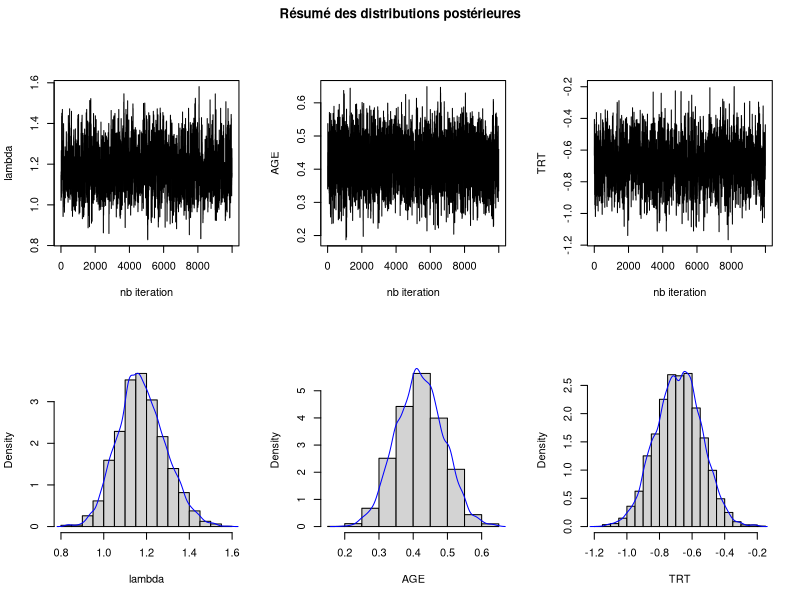
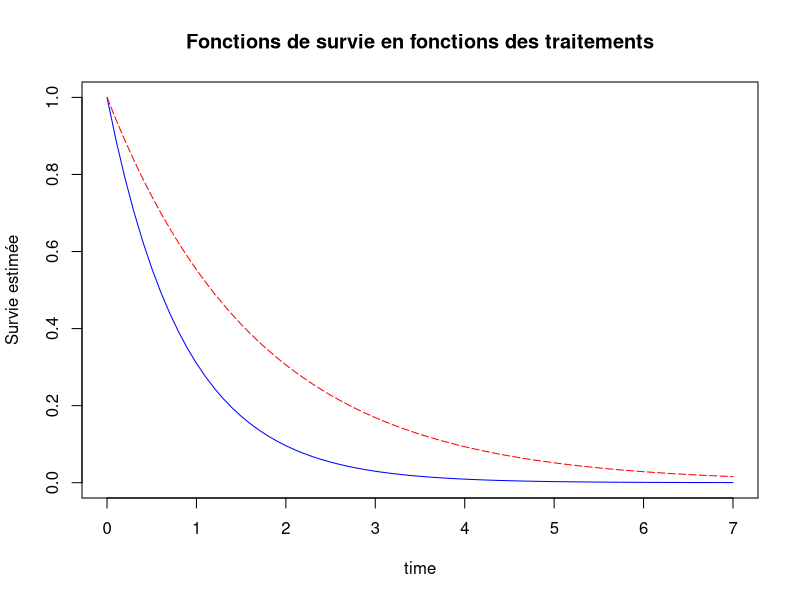
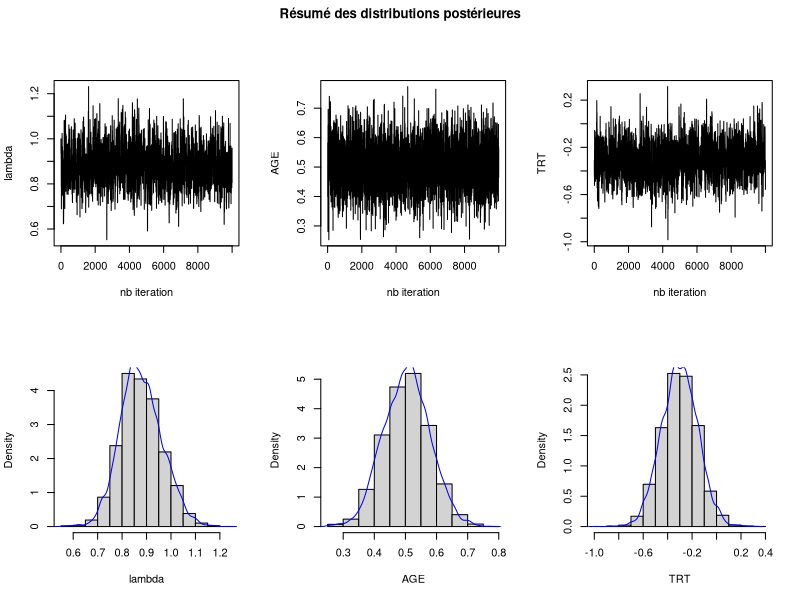
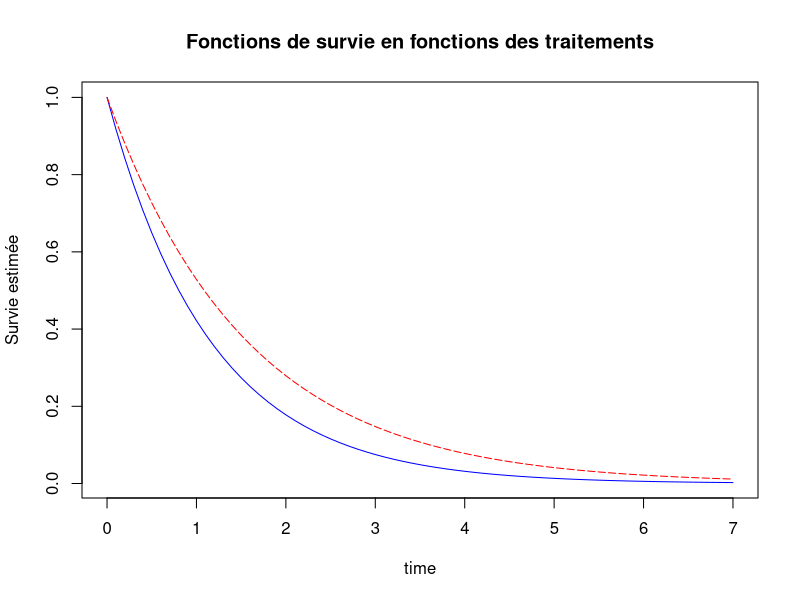
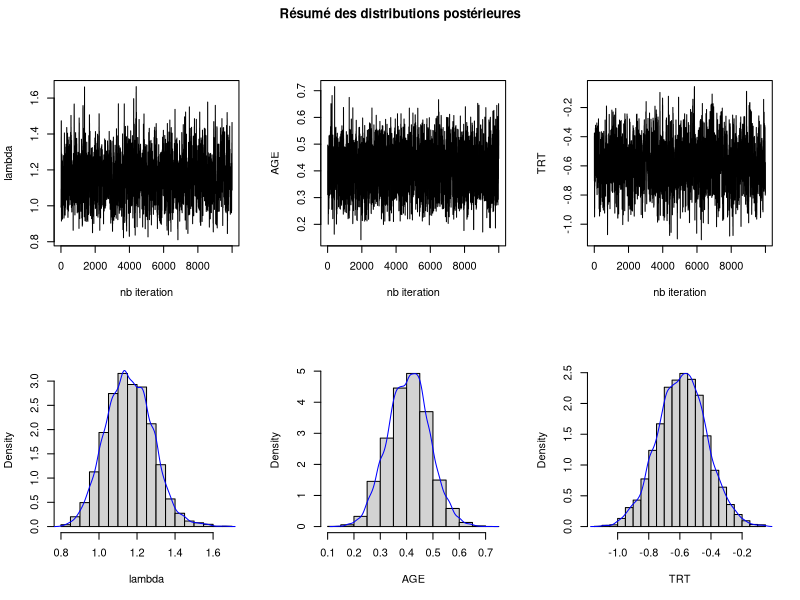
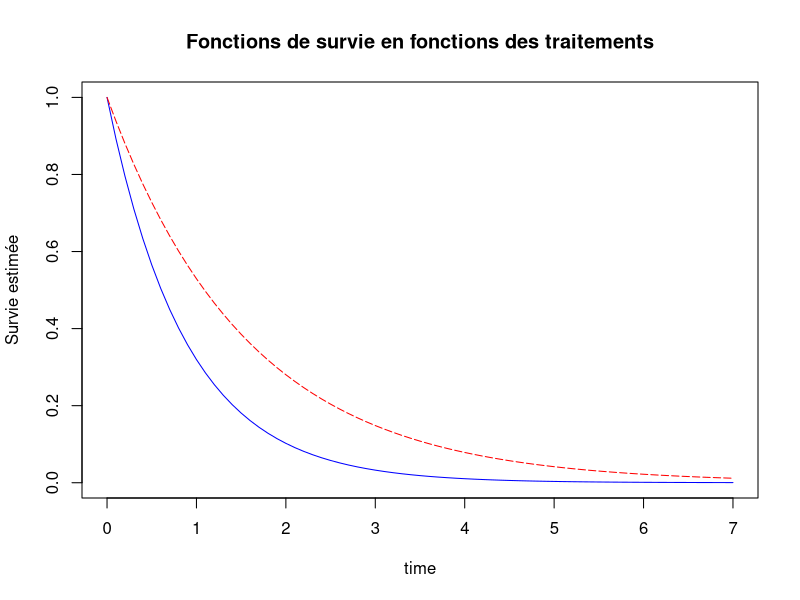

Write R code to recreate these figures, in order.
##########
# PART A #
##########

# A.4
#TODO comment
compute_cens <- function(vector, file_to_save){
  f <- table(vector)

  data_to_write <- matrix(c(f[[1]], f[[1]]/length(vector), f[[2]], f[[2]]/length(vector)),
    nrow=2, ncol=2) 
  rownames(data_to_write) <- c("Effectif", "Fréquence")
  colnames(data_to_write) <- c("Censuré","Non censuré")

  sink(file=file_to_save, append=TRUE)
  print(data_to_write, digits=2)
  sink()
}

# A.4
#TODO comment
compute_trt <- function(vector, file_to_save){
  f <- table(vector)
  n <- sum(is.na(vector))
  l <- length(vector)
  data_to_write <- matrix(c(f[[1]], f[[1]]/l, f[[2]], f[[2]]/l, n, n/l),
    nrow=2, ncol=3) 
  rownames(data_to_write) <- c("Effectif", "Fréquence")
  colnames(data_to_write) <- c("Traitement A","Traitement B", "NA")

  sink(file=file_to_save, append=TRUE)
  print(data_to_write, digits=2)
  sink()
}

# A.4
# data is a clean matrix where all of the elements are meaningful
# for the statistical measurement
# for this case it will be data[data["CENS"] == 1,] 
#
stat_descr <- function(data, file_to_save){
  #todo : improve the function to hava generic col name  
  T = gsub("[,]",".", data$T)
  AGE = gsub("[,]",".", data$AGE)
  summary_T <- summary(as.vector(T, mode="numeric"), na.rm=TRUE)
  names <- names(summary_T)
  summary_AGE <- summary(as.vector(AGE, mode="numeric"), na.rm=TRUE)
  sd_T <- sd(T, na.rm=TRUE)
  sd_AGE <- sd(AGE, na.rm=TRUE)

  data_to_write <- matrix(c(summary_T, sd_T, summary_AGE[1:6], sd_AGE),
			  nrow=7, ncol=2)
  rownames(data_to_write) <- c(names, "Ecart-type")
  colnames(data_to_write) <- c("T","AGE")
  sink(file=file_to_save, append=TRUE)
  print(data_to_write, digits=4)
  sink()
  #write.table(data_to_write, file_to_save, append=TRUE) #does shitty print
}

# A.4
# TODO comment
compute_stats <- function(s){
  for(i in 1:length(s)){
    p <- s[i]
    n <- names(p)
    n <- gsub(" ", "_", n)
    filename <- paste(n, ".txt", sep="")
    file.create(filename)

    #Part 1
    title = paste("Statistiques descriptives pour la province" , n, ": \n")
    cat(title, file=filename, append=TRUE)
    cat("_ _ _ _ _ _ _ _ _ _ _ _ _ _ _ _ _ _ _ _ _ _ _ _ _ _ _ _ _ _ _ _ _ _  \n\n", file=filename, append=TRUE)
    cat("Nombre de patient ayant subi l'événement versus les patients censurés : \n\n", file=filename, append=TRUE)
    #compute censure freq
    compute_cens(p[[1]]$CENS, filename)

    cat("\nNombre de patient ayant reçu le traitement A vs les patients ayant reçu le traitement B : \n\n", file=filename, append=TRUE)
    #compute treatment freq
    compute_trt(p[[1]]$TRT, filename)

    cat("\nStatistiques descriptives pour les concernant les temps de rechute\nainsi que l'âge des patients ayant subi une rechute :\n\n", file=filename, append=TRUE)
    #compute desc stats
    stat_descr(p[[1]][p[[1]]["CENS"]==1,], filename)
  }
}

# A.5
# Standardize a column. 
# To use the function to standardize age, you have to give data$AGE to 
# the parameter data of the function.
#
standardization <- function(data){
  AGE <- as.vector(gsub("[,]", ".", data), mode="numeric")
  sd_AGE <- sd(AGE, na.rm=TRUE)
  mean_AGE <- mean(AGE, na.rm=TRUE)
  return (na.omit((AGE - mean_AGE)/sd_AGE))
}



##########
# PART B #
##########

# B.1, C.3
#TODO comment
plot_graphs <- function(lambda, beta1, beta2, zone){
  jpeg(paste(zone, "posterieure.jpeg", sep="_"), width = 640, height = 640, units = "px", quality = 90)
  par(mfrow = c(2,3), oma=c(0,0,2,0))
  plot(lambda, type = "l", ylab = "lambda", xlab = "nb iteration")
  plot(beta1, type = "l", ylab = "AGE", xlab = "nb iteration")
  plot(beta2, type = "l", ylab = "TRT", xlab = "nb iteration")
  hist(lambda, probability=TRUE, main = "", ylab = "Density", xlab = "lambda")
  lines(density(lambda), col="blue")
  hist(beta1, probability=TRUE, main = "", ylab = "Density", xlab = "AGE")
  lines(density(beta1), col="blue")
  hist(beta2, probability=TRUE, main = "", ylab = "Density", xlab = "TRT")
  lines(density(beta2), col="blue")
  title("Résumé des distributions postérieures", outer=TRUE)
  op <- dev.off()
}

# B.2, C.1
#TODO comment
cox_S <- function(l, t, x, beta){
  return (exp(-l*t)^exp(x%*%beta))
}

# B.2, C.3
#TODO comment
plot_function <- function(lambda, beta1, beta2, zone, data){
  jpeg(paste(zone, "survie.jpeg", sep="_"), width = 640, height = 640, units = "px", quality = 90)
  t <- seq(from = 0, to = 7, by = 0.1)
  lamb <- median(lambda)
  stAge <- standardization(data$AGE) 
  stAge0 <- standardization(data[data$TRT==0,]$AGE) 
  stAge1 <- standardization(data[data$TRT==1,]$AGE) 
  mBeta1 <- median(beta1)
  mBeta2 <- median(beta2)
  beta <- c(mBeta1, mBeta2)
  x0 <- c(median(stAge), 0) #stAge0
  x1 <- c(median(stAge), 1) #stAge1
  S0 <- cox_S(lamb, t, x0, beta)
  S1 <- cox_S(lamb, t, x1, beta)
  plot(t, S0, type = "l", col="blue", main="Fonctions de survie en fonctions des traitements", 
    xlab="time", ylab="Survie estimée")
  lines(t, S1, type = "l", lty = "longdash", col="red")
  op <- dev.off()
}



##########
# PART C #
##########

# C.1
#TODO comment
cox_h <- function(l, x, beta){
  return (l*exp(x%*%beta))
}

# C.1
#TODO comment
#arg:
# - T : the vector of observed times 
# - delta : the vector of censor (same length as T)
# - l : the median of the lambda vector
# - beta : a vector (b1, b2) with bi = median(beta(i)
# - X : a matrix with the standardized age if the patient in the first column 
#       and the treatement in the second one. (nrow = length(T))
#returns : the logarithm of the distribution
post_dist_log <- function(T, delta, l, beta, X){
  stopifnot(length(T)==length(delta), length(T)==length(X[,1]))
  result <- delta*log(cox_h(l, X, beta)) + log(cox_S(l, T, X, beta))
  return (sum(result)-log(l))
}

# C.2
#TODO comment
taux_acceptation <- function(lambda, omega, T, delta, beta, X, param){
  if(param == 1){
    l <- omega
    b <- beta
  }
  else if(param == 2 || param == 3){
    l <- lambda
    b <- beta
    b[param-1] <- omega
  }
  pi_omega <- post_dist_log(T, delta, l, b, X)
  pi_lambda <- post_dist_log(T, delta, lambda, beta, X)
  v <- exp(pi_omega - pi_lambda)
  if (v < 1)
    return (v)
  else
    return (1)
  
}

# C.2
#TODO comment
#param : parametre d'intéret
metropolis_core <-function(T, lambda, delta, sd, beta, X, param){
  omega <- 0
  if(param == 1){
    omega <- lambda + rnorm(1, 0, sd[1])
    #Guard to avoid lambda going below 0
    if(omega <= 0){
      omega <- 0.000001
    }
  } 
  else if(param == 2 || param == 3){
    omega <- beta[param-1] + rnorm(1, 0, sd[param])
  }

  #omega <- lambda + rnorm(1, 0, sd_lambda/2)
  alpha <- taux_acceptation(lambda, omega, T, delta, beta, X, param)
  U <-runif(1, 0, 1)
  if(U < alpha)
    return (omega)
  else{
    if(param == 1){ 
      return (lambda)
    }
    else if(param == 2 || param == 3){
      return (beta[param-1])
    }
  }
}

# C.2
#TODO comment
# M: Nombre d'iterations 
# N: Nombre de paramètres
# T: Le vecteur de temps observés
# delta : indicateurs de censure
# lambda_init : valeur initiale de lambda
# beta_init : les valeurs initiales de (beta1, beta2)
# X : une matrice dont la premiere colonne corespond a l'age standardise du
# patient et dont la deuxieme colonne correspond au traitement recu
# sd_vect : vecteur d'ecart type
##
metropolis <- function(N, T, delta, X, sd_vect=c(0.2, 0.19, 0.27), M=10000, lambda_init=1, beta_init=c(0.4, -0.4)){
  lambda <- lambda_init
  beta1 <- beta_init[1]
  beta2 <- beta_init[2]

  vect_lambda <- c(lambda)
  vect_beta1 <- c(beta1)
  vect_beta2 <- c(beta2)

  for(i in 1:(M-1)){
    #print(i)
    lambda <- metropolis_core(T, lambda, delta, sd_vect, c(beta1, beta2), X, 1)
    beta1 <- metropolis_core(T, lambda, delta, sd_vect, c(beta1, beta2), X, 2)
    beta2 <- metropolis_core(T, lambda, delta, sd_vect, c(beta1, beta2), X, 3)
    vect_lambda <- append(vect_lambda, lambda)
    vect_beta1 <- append(vect_beta1, beta1)
    vect_beta2 <- append(vect_beta2, beta2)
  }
  accept_lambda <- taux_acceptation(lambda, lambda+rnorm(1, 0, sd_vect[1]), T,
           delta, c(beta1, beta2), X, 1)
  accept_beta1 <- taux_acceptation(lambda, beta1+rnorm(1, 0, sd_vect[2]), T,
           delta, c(beta1, beta2), X, 2)
  accept_beta2 <- taux_acceptation(lambda, beta2+rnorm(1, 0, sd_vect[3]), T,
           delta, c(beta1, beta2), X, 3)
  return (c(vect_lambda, accept_lambda, vect_beta1, accept_beta1, vect_beta2, accept_beta2))
}

# C.3
compute_metro <- function(d, n, iterations=10000){
  offset <- 1
  stAge <- standardization(d$AGE)
  trt <- d$TRT
  m <- matrix(append(stAge, trt), ncol=2)
  t <- as.vector(gsub("[,]", ".", d$T), mode="numeric")
  metro <- metropolis(3, t, d$CENS, m, M=iterations)
  l <- metro[offset:(offset+iterations-1)]
  offset <- offset+iterations+1
  b1 <- metro[offset:(offset+iterations-1)]
  offset <- offset+iterations+1
  b2 <- metro[offset:(offset+iterations-1)]

  plot_graphs(l, b1, b2, n)
  plot_function(l, b1, b2, n, d)
}

########
# Main #
########


# Part A
#--------

# A.1
# TODO: set one before submission
# Pour les testeurs du programmes. Vous pouvez aussi executer R directement dans
# repertoire où se trouve ce fichier, cela fonctionnera très bien.
# stwd("répertoire du script")

# A.2
data <- read.table("resources/ProjetR.txt", header=TRUE, sep="*", skip=1)

# A.3
s <- split(data, data$PROV)

# A.4
compute_stats(s)

# A.5
# fait par la fonction standardization()


# Part B
#--------

#Part B.1
lambda <- read.table("resources/lambda_Flandre.txt")
beta1 <- read.table("resources/beta1_Flandre.txt")
beta2 <- read.table("resources/beta2_Flandre.txt")
plot_graphs(lambda[,2], beta1[,2], beta2[,2], "Flandre")

#Part B.2
plot_function(lambda[,2], beta1[,2], beta2[,2], "Flandre", s[3][[1]])


# Part C
#--------

# C.1
# Cfr fonction post_dist_log()

# C.2
# Cfr fonction metropolis()

# C.3
# Would have done otherwize by iterating on s[i], but I get an out of bound error when
#   accessing the element s[i][[1]], don't know why
d <- na.omit(s[1][[1]])
n <- gsub(" ", "_", names(s[1]))
compute_metro(d, n, iterations=10000)

d <- na.omit(s[2][[1]])
n <- gsub(" ", "_", names(s[2]))
compute_metro(d, n, iterations=10000)
